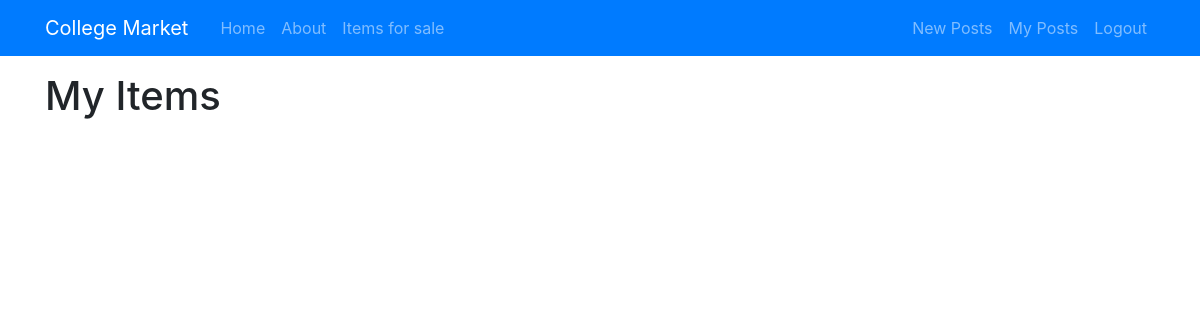
The app's page /post/forsale (signed in), older data.
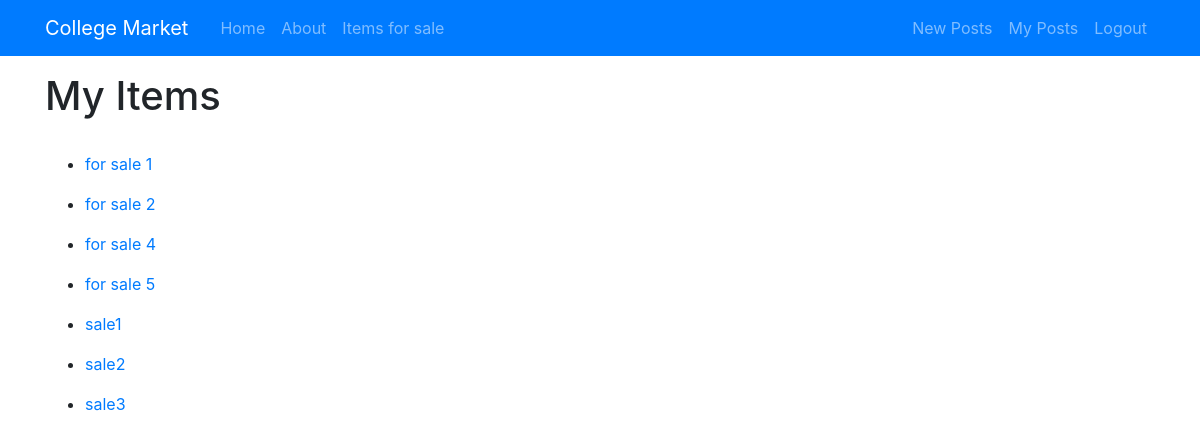
The same page, newer data.
### posts/models.py (models this page shows)
class Post(models.Model):
    user = models.ForeignKey(User, on_delete=models.CASCADE, related_name="post" , null=True)
    title = models.CharField(max_length=255)
    body = models.TextField(null=True)
    updated_on = models.DateTimeField(auto_now= True)
    created_on = models.DateTimeField(auto_now_add=True, null=True)
    category = models.IntegerField(choices=CATEGORY, default=0)
    cover = models.ImageField(upload_to='images/', null=True , blank=True)
    condition = models.IntegerField(choices=CONDITION , default = 4)
    price = models.FloatField(null=True ,blank=True)
    publish = models.IntegerField(choices=STATUS, default=0)

### posts/views.py (the view)
# urls.py: path('forsale' , ForSaleListView.as_view(), name='for_sale')
class ForSaleListView(ListView):
    model = Post
    template_name = '../templates/forsale.html'

### posts/templates/forsale.html
{% extends 'base.html' %}
{% block content %}
<br><br><br>
{% if user.is_authenticated %}
  <h1>My Items</h1>
  <br>
    {% for post in object_list %}
      {% if post.publish == 1 %}
            <ul>
              <li><a href="{{ post.pk }}">{{ post.title }}</a></li>
            </ul>
      {% endif %}
    {% endfor %}
{% else %}
  <p>You are not allowed to see this list</p>
  <meta http-equiv = "refresh" content = "2"; url ='/post' />
{% endif %}
{% endblock %}

Row changes from the older to the newer data that the page shows:
added Post: title "for sale 1"
added Post: title "for sale 2"
added Post: title "for sale 4"
added Post: title "for sale 5"
added Post: title "sale1"
added Post: title "sale2"
added Post: title "sale3"
